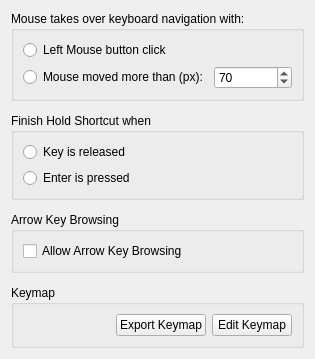
<?xml version="1.0" encoding="UTF-8"?>
<ui version="4.0">
 <class>KeyboardConfigPage</class>
 <widget class="QWidget" name="KeyboardConfigPage">
  <property name="geometry">
   <rect>
    <x>0</x>
    <y>0</y>
    <width>315</width>
    <height>314</height>
   </rect>
  </property>
  <property name="windowTitle">
   <string>Form</string>
  </property>
  <layout class="QVBoxLayout" name="verticalLayout_4">
   <property name="spacing">
    <number>12</number>
   </property>
   <item>
    <widget class="QGroupBox" name="groupBox_3">
     <property name="title">
      <string>Mouse takes over keyboard navigation with:</string>
     </property>
     <layout class="QVBoxLayout" name="verticalLayout">
      <item>
       <widget class="QRadioButton" name="leftMouseClickRadioButton">
        <property name="text">
         <string>Left Mouse button click</string>
        </property>
       </widget>
      </item>
      <item>
       <layout class="QHBoxLayout" name="horizontalLayout">
        <item>
         <widget class="QRadioButton" name="mouseMoveRadioButton">
          <property name="text">
           <string>Mouse moved more than (px):</string>
          </property>
         </widget>
        </item>
        <item>
         <widget class="QSpinBox" name="mouseTreshHoldSpinBox">
          <property name="maximumSize">
           <size>
            <width>100</width>
            <height>16777215</height>
           </size>
          </property>
          <property name="minimum">
           <number>20</number>
          </property>
          <property name="maximum">
           <number>200</number>
          </property>
          <property name="value">
           <number>70</number>
          </property>
         </widget>
        </item>
       </layout>
      </item>
     </layout>
    </widget>
   </item>
   <item>
    <widget class="QGroupBox" name="groupBox">
     <property name="title">
      <string>Finish Hold Shortcut when</string>
     </property>
     <layout class="QHBoxLayout" name="horizontalLayout_2">
      <item>
       <layout class="QVBoxLayout" name="verticalLayout_3">
        <item>
         <widget class="QRadioButton" name="keyReleasedRadioButton">
          <property name="text">
           <string>Key is released</string>
          </property>
         </widget>
        </item>
        <item>
         <widget class="QRadioButton" name="enterPressedRadioButton">
          <property name="text">
           <string>Enter is pressed</string>
          </property>
         </widget>
        </item>
       </layout>
      </item>
     </layout>
    </widget>
   </item>
     <item>
        <widget class="QGroupBox" name="arrowKeyBrowsingGroupBox">
         <property name="title">
            <string>Arrow Key Browsing</string>
         </property>
         <layout class="QVBoxLayout" name="arrowKeyBrowsingLayout">
            <item>
             <widget class="QCheckBox" name="allowArrowKeyBrowsingCheckBox">
                <property name="text">
                 <string>Allow Arrow Key Browsing</string>
                </property>
             </widget>
            </item>
         </layout>
        </widget>
     </item>
   <item>
    <widget class="QGroupBox" name="groupBox_2">
     <property name="title">
      <string>Keymap</string>
     </property>
     <layout class="QVBoxLayout" name="verticalLayout_2">
      <item>
       <layout class="QHBoxLayout">
        <property name="spacing">
         <number>6</number>
        </property>
        <property name="leftMargin">
         <number>0</number>
        </property>
        <property name="topMargin">
         <number>0</number>
        </property>
        <property name="rightMargin">
         <number>0</number>
        </property>
        <property name="bottomMargin">
         <number>0</number>
        </property>
        <item>
         <spacer>
          <property name="orientation">
           <enum>Qt::Horizontal</enum>
          </property>
          <property name="sizeHint" stdset="0">
           <size>
            <width>40</width>
            <height>20</height>
           </size>
          </property>
         </spacer>
        </item>
        <item>
         <widget class="QPushButton" name="exportButton">
          <property name="text">
           <string>Export Keymap</string>
          </property>
         </widget>
        </item>
        <item>
         <widget class="QPushButton" name="editKeymapButton">
          <property name="text">
           <string>Edit Keymap</string>
          </property>
         </widget>
        </item>
       </layout>
      </item>
     </layout>
    </widget>
   </item>
   <item>
    <spacer>
     <property name="orientation">
      <enum>Qt::Vertical</enum>
     </property>
     <property name="sizeHint" stdset="0">
      <size>
       <width>236</width>
       <height>16</height>
      </size>
     </property>
    </spacer>
   </item>
  </layout>
 </widget>
 <resources/>
 <connections/>
 <buttongroups>
  <buttongroup name="buttonGroup"/>
 </buttongroups>
</ui>
